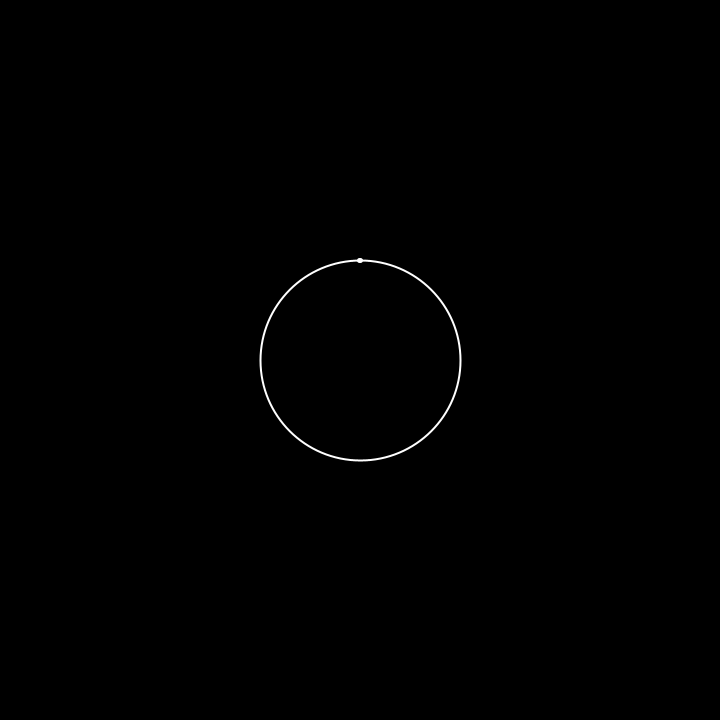
Frame 1 (no input)
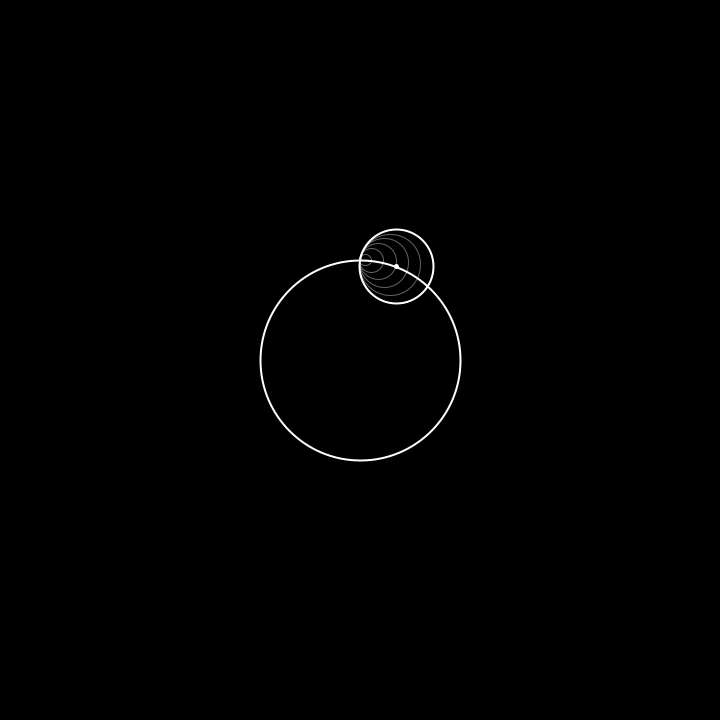
Frame 60 (the mouse pressed at the canvas centre just before this capture)
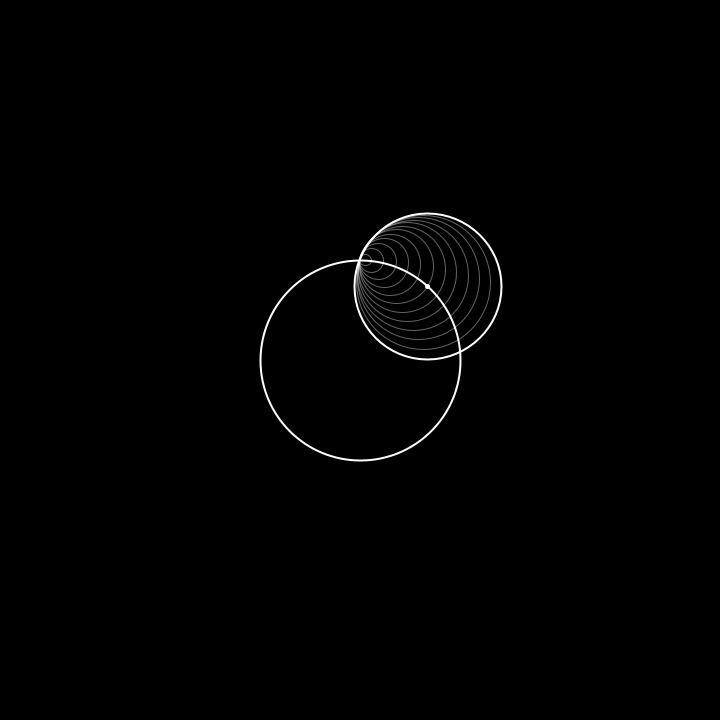
Frame 120 (the mouse held since frame 60 and released just before this capture)

The Processing sketch that drew these frames (run headless with seeded random() and noise(); from frame 60 on, the mouse is pressed at the canvas centre):

// Processing sketch: cardioidV2
// ── cardioidV2.pde
void settings(){
  size(720,720);
}

float D, r, theta, rate;
ArrayList<PVector> drawme;


void setup(){
  D = 200;
  r = D/2;
  theta = -HALF_PI;
  rate = TWO_PI/1000;
  drawme = new ArrayList<PVector>();
  
  noFill();

}

void draw(){
  background(0);
  pushMatrix();
    translate(width/2, height/2);
    stroke(255);
    strokeWeight(2);
    
    ellipse(0,0,D,D);
    
    PVector centre = new PVector(r*cos(theta), r*sin(theta));
    PVector anchor = new PVector(0,-r);
    float radius = PVector.sub(centre, anchor).mag();
       
    ellipse(centre.x, centre.y, 2*radius,2*radius);
    //if(frameCount%10 == 0){
    //  ellipse(centre.x, centre.y, 2*radius,2*radius);
    //}
    
    //store the centrepoint and the radius inside a 3D vector
    //also, stop adding new circles to draw once we get all the way around
    if(frameCount%10 == 0 & theta < TWO_PI){
      drawme.add(new PVector(centre.x,centre.y,2*radius));
    //  ellipse(centre.x, centre.y, 2*radius,2*radius);
    }
    
    strokeWeight(5);
    point(centre.x, centre.y);
    
  popMatrix();
  
  theta += rate;
  
  drawCircles();
  
}

void drawCircles(){
  // draw each circle using x, y (centre points) and z: diameter)
  strokeWeight(1);
  stroke(255,100);
  pushMatrix();
  translate(width/2, height/2);
  for (PVector thing : drawme){
    ellipse(thing.x,thing.y,thing.z, thing.z);
  }
  popMatrix();
}
